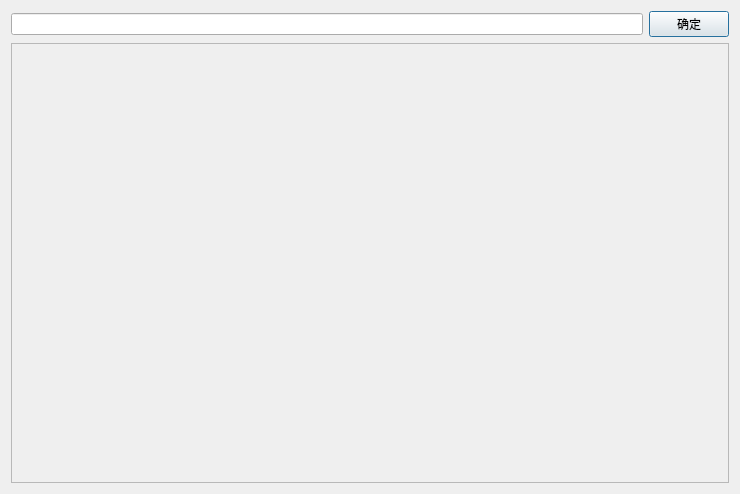
<?xml version="1.0" encoding="UTF-8"?>
<ui version="4.0">
 <class>MainView</class>
 <widget class="QDialog" name="MainView">
  <property name="geometry">
   <rect>
    <x>0</x>
    <y>0</y>
    <width>740</width>
    <height>494</height>
   </rect>
  </property>
  <property name="windowTitle">
   <string>Dialog</string>
  </property>
  <layout class="QVBoxLayout" name="verticalLayout_2">
   <item>
    <layout class="QVBoxLayout" name="verticalLayout">
     <item>
      <layout class="QHBoxLayout" name="horizontalLayout">
       <item>
        <widget class="QLineEdit" name="StartLineEdit"/>
       </item>
       <item>
        <widget class="QPushButton" name="BtnStart">
         <property name="text">
          <string>确定</string>
         </property>
        </widget>
       </item>
      </layout>
     </item>
     <item>
      <widget class="QScrollArea" name="scrollArea">
       <property name="widgetResizable">
        <bool>true</bool>
       </property>
       <widget class="QWidget" name="scrollAreaWidgetContents">
        <property name="geometry">
         <rect>
          <x>0</x>
          <y>0</y>
          <width>718</width>
          <height>441</height>
         </rect>
        </property>
        <widget class="QWidget" name="gridLayoutWidget">
         <property name="geometry">
          <rect>
           <x>-1</x>
           <y>-1</y>
           <width>721</width>
           <height>441</height>
          </rect>
         </property>
         <layout class="QGridLayout" name="gridLayout"/>
        </widget>
       </widget>
      </widget>
     </item>
    </layout>
   </item>
  </layout>
 </widget>
 <resources/>
 <connections/>
</ui>
